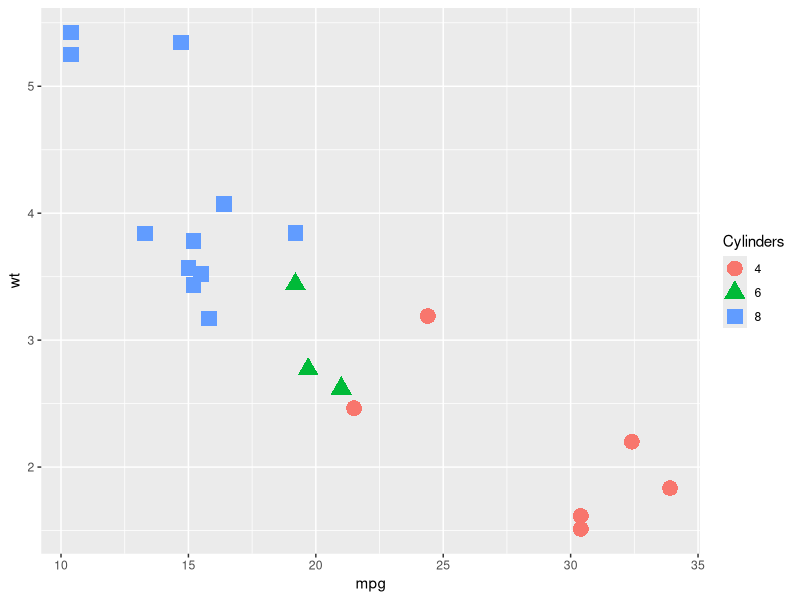

Source code (R):
## This exercise demonstrates simple symbol grouping in qplot()

# Bring in the data
setwd("~/R/rineasysteps/data")
frame <- read.csv("DataSet-Autos.csv")

# Bring in ggplot2
library(ggplot2)

# encode variable values
Cylinders <- factor(frame$cyl)

# plot fuel economy and weight, differentiated by engine type
qplot(data = frame, mpg, wt, size = I(5), shape = Cylinders, color = Cylinders)
